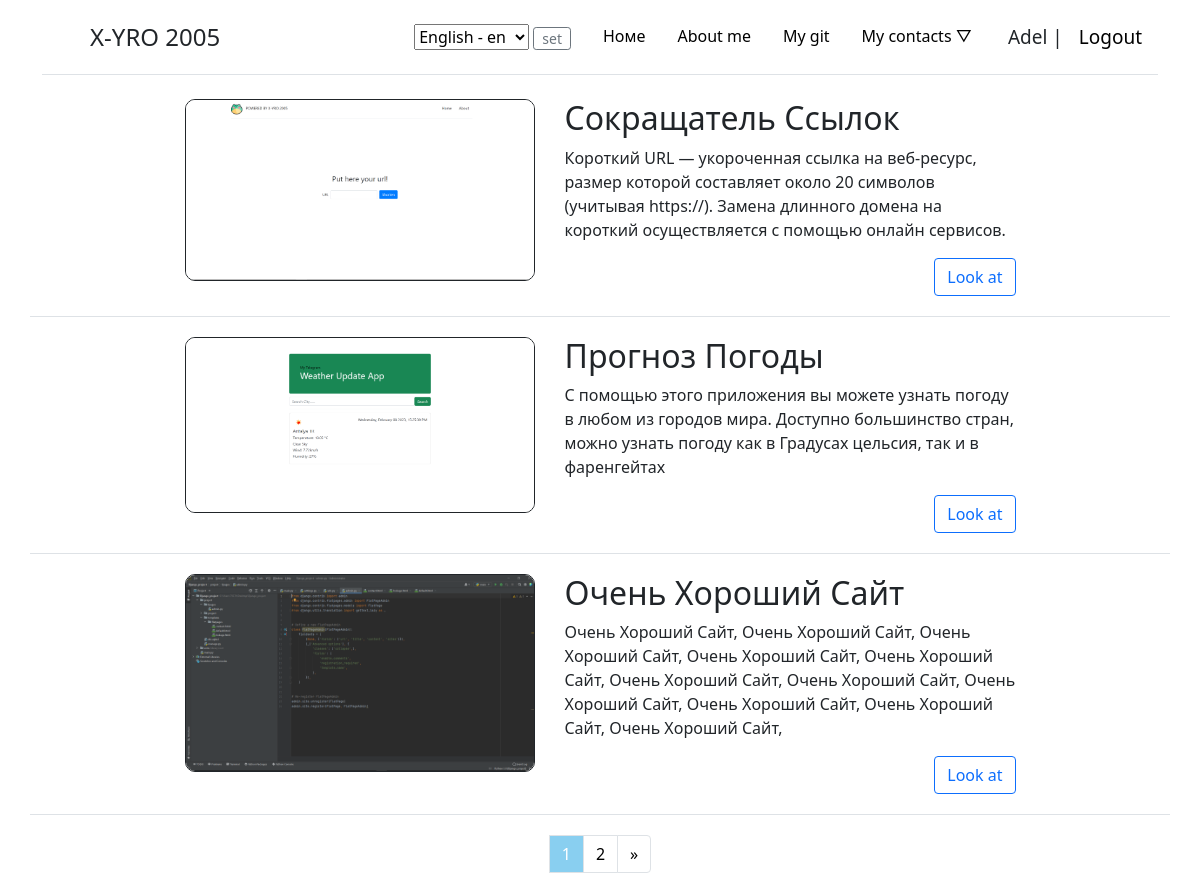
The app's page / (signed in) with its own data.
### WebPortfolioApp/models.py (models this page shows, shortened)
class PortfolioStructure(models.Model):
    title = models.CharField(max_length=255, unique=True)
    slug = models.SlugField(null=True, unique=True, db_index=True)
    upload_img = models.ImageField(upload_to='image/%Y/%m/%d/', blank=True)
    upload = models.FileField(upload_to='video/%Y/%m/%d/')
    descr = models.TextField()
    site_url = models.URLField(blank=False)
    git_url = models.URLField(blank=False)
    likes = models.ManyToManyField(User, related_name='likes')
    def get_absolute_url(self):
        return reverse('project', kwargs={'proj_slug': self.slug})
    class Meta:
        ordering = ['id']

### WebPortfolioApp/views.py (the view)
# urls.py: path('', ListProjects.as_view(), name='home'),
class ListProjects(ListView):
    paginate_by = 3
    model = PortfolioStructure
    template_name = 'WebPortfolioApp/index.html'
    context_object_name = 'projects'

### WebPortfolioApp/templates/WebPortfolioApp/index.html (shortened to what this page needs)
{% extends 'WebPortfolioApp/base.html' %}
{% load i18n %}
{% block content %}
    <div class="container">
            {% for p in projects %}
                <div class="row class-proj">
                    <div class="col-1 mx-auto">
                        {% if p.upload_img %}
                        <div class="proj-img"><img src="{{ p.upload_img.url }}"></div>
                        {% endif %}
                    </div>
                <div class="col-5 mx-auto">
                    <h2>{{p.title}}</h2>
                {% autoescape on %}
                {{p.descr|linebreaks|truncatewords:50}}
                {% endautoescape %}
                        <a href="{{ p.get_absolute_url }}" class="btn btn-outline-primary">{% trans "Look at" %}</a>
                </div>
                </div>
        {% endfor %}
    </div>
{% endblock %}

### WebPortfolioApp/templates/WebPortfolioApp/base.html (shortened to what this page needs)
{% load static %}
{% load i18n %}
<!doctype html>
<html lang="en">
<head>
    <link href="https://cdn.jsdelivr.net/npm/bootstrap@5.0.2/dist/css/bootstrap.min.css" rel="stylesheet">
    <link rel="stylesheet" href="{% static 'css/style.css' %}">
</head>
<body>
    {% block nav %}
        <div class="container">
            <header class="d-flex flex-wrap justify-content-center py-3 mb-4 border-bottom">
              <a href="/" class="d-flex align-items-center mb-3 mb-md-0 me-md-auto text-dark text-decoration-none">
                <svg class="bi me-2" width="40" height="32"><use xlink:href="#bootstrap"></use></svg>
                <span class="fs-4">X-YRO 2005</span>
              </a>
              <ul class="nav nav-pills">
                <li class="nav-item">
                        <form class="nav-link" action="{% url 'set_language' %}" method="POST"> {% csrf_token %}
                            {% get_current_language as LANGUAGE_CODE %}
                            <select name="language" id="">
                                {% get_available_languages as LANGUAGES %}
                                {% get_language_info_list for LANGUAGES as languages %}
                                {% for language in languages %}
                                    <option value="{{ language.code }}" {% if language.code == LANGUAGE_CODE %} selected {% endif %}>
                                        {{ language.name_local }} - {{ language.code }}
                                    </option>
                                {% endfor %}
                            </select>
                            <input class="btn btn-outline-secondary btn-sm py-0" type="submit" value="set">
                        </form>
                </li>
                <li class="nav-item"><a href="{% url 'home' %}" class="nav-link" aria-current="page">{% trans "Номе" %}</a></li>
                <li class="nav-item"><a href="#" class="nav-link">{% trans "About me" %}</a></li>
                <li class="nav-item"><a href="https://github.com/Adel5002/" class="nav-link">{% trans "My git" %}</a></li>
                <li class="nav-item"><a href="#" class="nav-link dropdown-item">{% trans "My contacts" %} &bigtriangledown;</a>
                </li>
                {% if request.user.is_authenticated %}
                <div class="register-style"> {{ user.username }} |<a href="{% url 'logout'%}" class="nav-link">{% trans "Logout" %}</a></div>
                {% else %}
                <div class="register-style"><a href="{% url 'register'%}" class="nav-link">{% trans "Registration" %}</a>|<a href="{% url 'login'%}" class="nav-link">{% trans "Login" %}</a></div>
                {% endif %}
              </ul>
            </header>
        </div>
    {% endblock %}
{% block content %}
{% endblock %}
{% if page_obj.has_other_pages %}
<nav class="d-flex justify-content-center">
    <ul class="pagination">
        {% for p in paginator.page_range %}
        {% if page_obj.number == p %}
        <li class="page-item page-link page-num-selected">{{ p }}</li>
        {% elif p >= page_obj.number|add:-2 and p <= page_obj.number|add:2  %}
        <li class="page-item">
            <a href="?page={{ p }}" class="page-link">{{ p }}</a>
        </li>
        {% endif %}
        {% endfor %}
        {% if page_obj.has_next %}
            <li class="page-item">
                <a href="?page={{ page_obj.next_page_number }}" class="page-link">&raquo;</a>
            </li>
        {% endif %}
    </ul>
</nav>
{% endif %}
</body>
</html>

### static/css/style.css (style rules this page uses)
a { text-decoration: none; color: #000000; }
.register-style a.nav-link { display: inline; }
.register-style { margin-top: 6.9px; margin-left: 20px; font-size: 19px; }
.proj-img img { height: 0 auto; max-width: 350px; border: 1.5px solid; border-radius: 10px; }
a.btn.btn-outline-primary { float: right; }
a.nav-link { color: #000000; }
a.page-link { color: #000000; }
.row.class-proj { border-bottom: 1px solid #dee2e6; margin-bottom: 20px; padding-bottom: 20px; }
.page-item.page-num-selected { background-color: #89CFF0; color: #ffffff; }

### records on screen
PortfolioStructure: upload_img (picture), title "Сокращатель Ссылок", descr "Короткий URL — укороченная ссылка на веб-ресурс, размер которой составляет около 20 символов (учитывая https://). Замена длинного домена на короткий осуществляется с помощью онлайн сервисов."
PortfolioStructure: upload_img (picture), title "Прогноз Погоды", descr "С помощью этого приложения вы можете узнать погоду в любом из городов мира. Доступно большинство стран, можно узнать погоду как в Градусах цельсия, так и в фаренгейтах"
PortfolioStructure: upload_img (picture), title "Очень Хороший Сайт", descr "Очень Хороший Сайт, Очень Хороший Сайт, Очень Хороший Сайт, Очень Хороший Сайт, Очень Хороший Сайт, Очень Хороший Сайт, Очень Хороший Сайт, Очень Хороший Сайт, Очень Хороший Сайт, Очень Хороший Сайт, Очень Хороший Сайт,"

### other values on screen
{{ user.username }} "Adel"
{{ p }} "1"
{{ p }} "2"
form field language "English - en"
